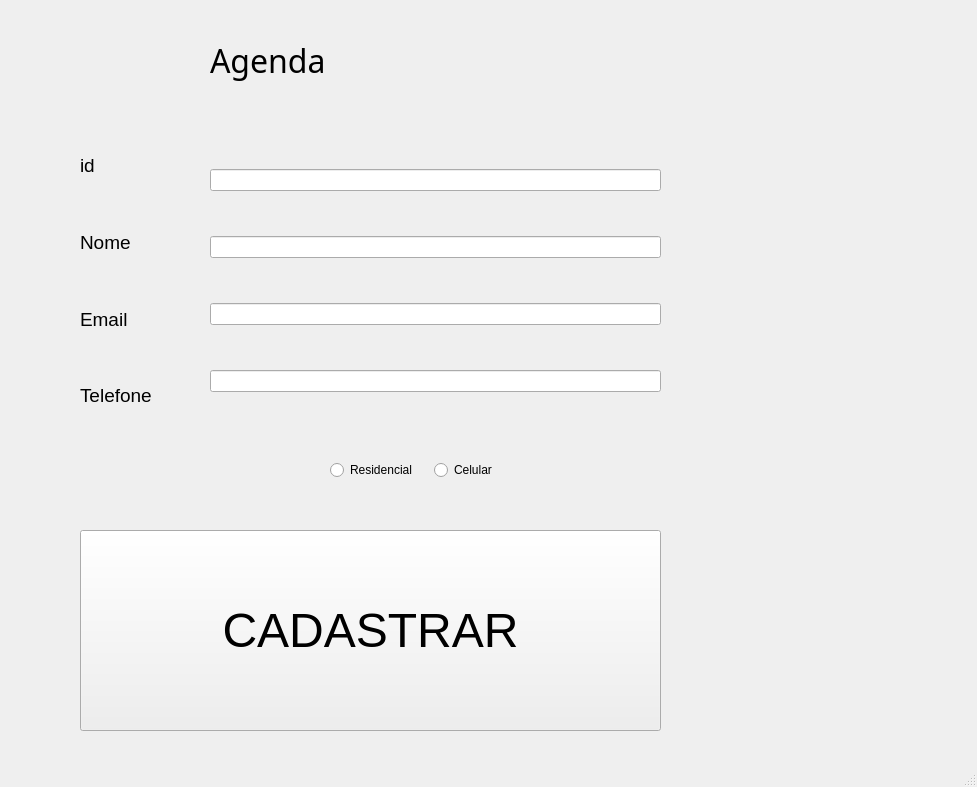
<?xml version="1.0" encoding="UTF-8"?>
<ui version="4.0">
 <class>MainWindow</class>
 <widget class="QMainWindow" name="MainWindow">
  <property name="geometry">
   <rect>
    <x>0</x>
    <y>0</y>
    <width>977</width>
    <height>787</height>
   </rect>
  </property>
  <property name="windowTitle">
   <string>MainWindow</string>
  </property>
  <property name="styleSheet">
   <string notr="true">gray</string>
  </property>
  <widget class="QWidget" name="centralwidget">
   <widget class="QLabel" name="label">
    <property name="geometry">
     <rect>
      <x>210</x>
      <y>20</y>
      <width>171</width>
      <height>81</height>
     </rect>
    </property>
    <property name="font">
     <font>
      <family>Segoe Print</family>
      <pointsize>24</pointsize>
     </font>
    </property>
    <property name="text">
     <string>Agenda</string>
    </property>
   </widget>
   <widget class="QWidget" name="verticalLayoutWidget">
    <property name="geometry">
     <rect>
      <x>0</x>
      <y>80</y>
      <width>2</width>
      <height>2</height>
     </rect>
    </property>
    <layout class="QVBoxLayout" name="verticalLayout"/>
   </widget>
   <widget class="QWidget" name="verticalLayoutWidget_2">
    <property name="geometry">
     <rect>
      <x>210</x>
      <y>130</y>
      <width>451</width>
      <height>304</height>
     </rect>
    </property>
    <layout class="QVBoxLayout" name="verticalLayout_3">
     <item>
      <widget class="QLineEdit" name="textEdit_3"/>
     </item>
     <item>
      <widget class="QLineEdit" name="textEdit_4"/>
     </item>
     <item>
      <widget class="QLineEdit" name="textEdit_5"/>
     </item>
     <item>
      <widget class="QLineEdit" name="textEdit_2"/>
     </item>
    </layout>
   </widget>
   <widget class="QWidget" name="verticalLayoutWidget_3">
    <property name="geometry">
     <rect>
      <x>80</x>
      <y>130</y>
      <width>131</width>
      <height>301</height>
     </rect>
    </property>
    <layout class="QVBoxLayout" name="verticalLayout_4">
     <item>
      <widget class="QLabel" name="label_2">
       <property name="font">
        <font>
         <pointsize>14</pointsize>
        </font>
       </property>
       <property name="text">
        <string>id</string>
       </property>
      </widget>
     </item>
     <item>
      <widget class="QLabel" name="label_3">
       <property name="font">
        <font>
         <pointsize>14</pointsize>
        </font>
       </property>
       <property name="text">
        <string>Nome</string>
       </property>
      </widget>
     </item>
     <item>
      <widget class="QLabel" name="label_4">
       <property name="font">
        <font>
         <pointsize>14</pointsize>
        </font>
       </property>
       <property name="text">
        <string>Email</string>
       </property>
      </widget>
     </item>
     <item>
      <widget class="QLabel" name="label_5">
       <property name="font">
        <font>
         <pointsize>14</pointsize>
        </font>
       </property>
       <property name="text">
        <string>Telefone</string>
       </property>
      </widget>
     </item>
    </layout>
   </widget>
   <widget class="QWidget" name="horizontalLayoutWidget">
    <property name="geometry">
     <rect>
      <x>330</x>
      <y>430</y>
      <width>201</width>
      <height>80</height>
     </rect>
    </property>
    <layout class="QHBoxLayout" name="horizontalLayout">
     <item>
      <widget class="QRadioButton" name="radioButton_2">
       <property name="text">
        <string>Residencial</string>
       </property>
      </widget>
     </item>
     <item>
      <widget class="QRadioButton" name="radioButton">
       <property name="text">
        <string>Celular</string>
       </property>
      </widget>
     </item>
    </layout>
   </widget>
   <widget class="QPushButton" name="btnCadastro">
    <property name="geometry">
     <rect>
      <x>80</x>
      <y>530</y>
      <width>581</width>
      <height>201</height>
     </rect>
    </property>
    <property name="font">
     <font>
      <pointsize>36</pointsize>
     </font>
    </property>
    <property name="text">
     <string>CADASTRAR</string>
    </property>
   </widget>
  </widget>
  <widget class="QMenuBar" name="menubar">
   <property name="geometry">
    <rect>
     <x>0</x>
     <y>0</y>
     <width>977</width>
     <height>21</height>
    </rect>
   </property>
  </widget>
  <widget class="QStatusBar" name="statusbar"/>
 </widget>
 <resources/>
 <connections/>
</ui>
